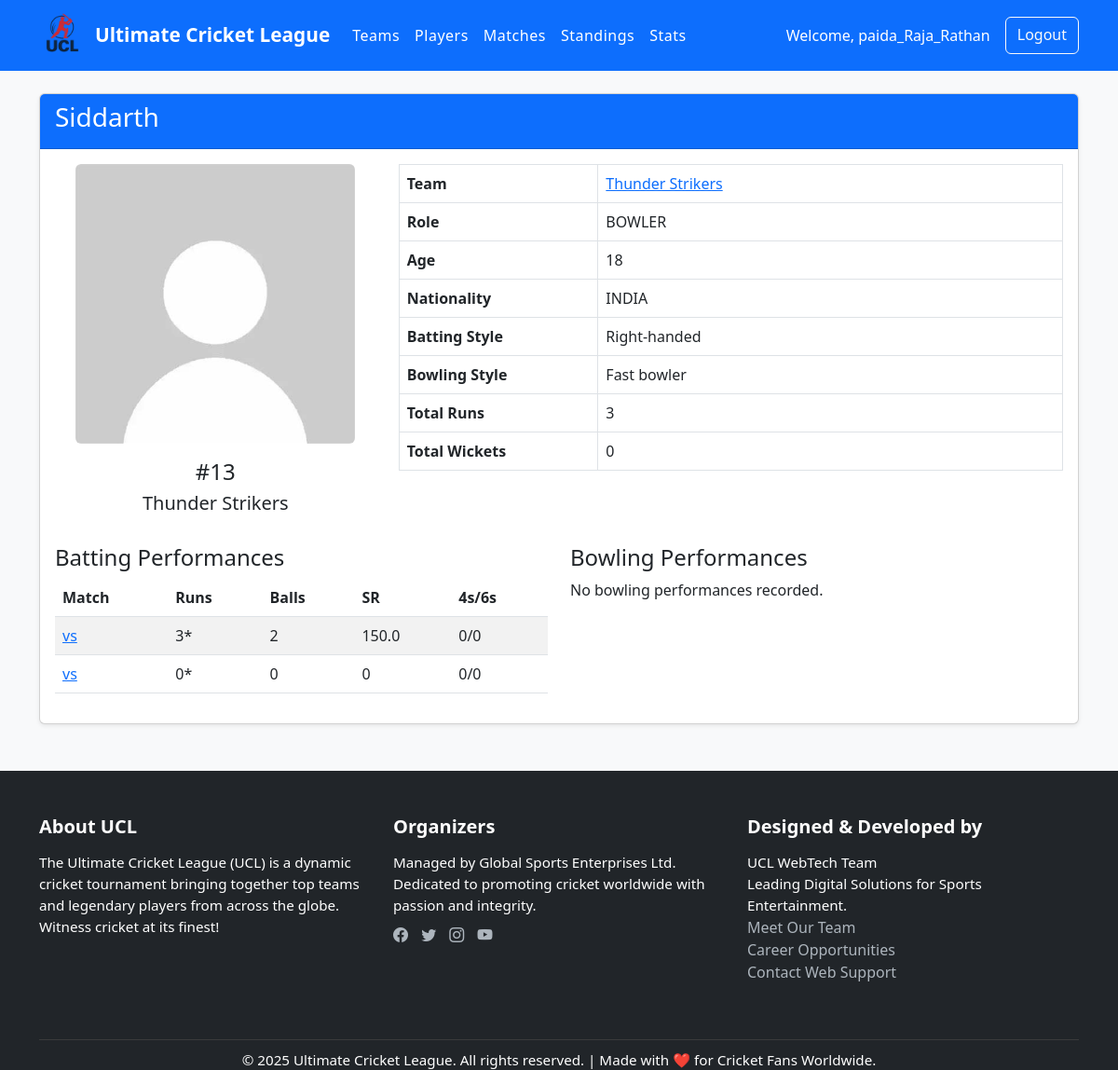
/players/7/ (signed in), run on the app's committed database.
### tournament/models.py (models this page shows, shortened)
class Player(models.Model):
    BATTING_STYLE = [
        ('Right', 'Right-handed'),
        ('Left', 'Left-handed'),
    ]
    BOWLING_STYLE = [
        ('Fast', 'Fast bowler'),
        ('Medium', 'Medium pace'),
        ('Spin', 'Spin bowler'),
        ('NA', 'Not a bowler'),
    ]
    name = models.CharField(max_length=100)
    team = models.ForeignKey(Team, on_delete=models.CASCADE, related_name='players')
    age = models.PositiveIntegerField()
    nationality = models.CharField(max_length=100)
    batting_style = models.CharField(max_length=10, choices=BATTING_STYLE)
    bowling_style = models.CharField(max_length=10, choices=BOWLING_STYLE)
    role = models.CharField(max_length=50)
    photo = models.ImageField(upload_to='player_photos/', null=True, blank=True)
    jersey_number = models.PositiveIntegerField()
    total_runs = models.PositiveIntegerField(default=0)
    total_balls_faced = models.PositiveIntegerField(default=0)
    total_fours = models.PositiveIntegerField(default=0)
    total_sixes = models.PositiveIntegerField(default=0)
    highest_score = models.PositiveIntegerField(default=0)
    fifties = models.PositiveIntegerField(default=0)
    centuries = models.PositiveIntegerField(default=0)
    total_wickets = models.PositiveIntegerField(default=0)
    total_overs_bowled = models.DecimalField(max_digits=5, decimal_places=1, default=0)
    total_runs_conceded = models.PositiveIntegerField(default=0)
    best_bowling_wickets = models.PositiveIntegerField(default=0)
    best_bowling_runs = models.PositiveIntegerField(default=0)
    total_catches = models.PositiveIntegerField(default=0)
    total_stumpings = models.PositiveIntegerField(default=0)
    total_run_outs = models.PositiveIntegerField(default=0)
    out = models.BooleanField(default=False)
    wicket_type = models.CharField(max_length=20, blank=True, null=True)
    @property
    def total_runs(self):
        return sum(performance.runs for performance in self.batting_performances.all())
    @property
    def total_wickets(self):
        return sum(performance.wickets for performance in self.bowling_performances.all())

class Team(models.Model):
    name = models.CharField(max_length=100, unique=True)
    short_name = models.CharField(max_length=3, blank=True)
    logo = models.ImageField(upload_to='team_logos/', null=True, blank=True)
    home_ground = models.CharField(max_length=100)
    captain = models.ForeignKey('Player', on_delete=models.SET_NULL, null=True, blank=True, related_name='captain_of')
    coach = models.CharField(max_length=100)
    founded = models.PositiveIntegerField()
    public = models.BooleanField(default=True)
    manager = models.ForeignKey(User, on_delete=models.CASCADE, related_name='managed_teams', null=True, blank=True)
    matches_played = models.PositiveIntegerField(default=0)
    wins = models.PositiveIntegerField(default=0)
    losses = models.PositiveIntegerField(default=0)
    draws = models.PositiveIntegerField(default=0)
    points = models.PositiveIntegerField(default=0)  # Added concrete points field
    total_matches = models.IntegerField(default=0)
    wins = models.IntegerField(default=0)
    losses = models.IntegerField(default=0)
    draws = models.IntegerField(default=0)
    points = models.IntegerField(default=0)

class BattingPerformance(models.Model):
    player = models.ForeignKey(Player, on_delete=models.CASCADE, related_name='batting_performances')
    match = models.ForeignKey(Match, on_delete=models.CASCADE, related_name='batting_performances')
    runs = models.PositiveIntegerField(default=0)
    balls_faced = models.PositiveIntegerField(default=0)
    fours = models.PositiveIntegerField(default=0)
    sixes = models.PositiveIntegerField(default=0)
    not_out = models.BooleanField(default=False)
    innings = models.PositiveIntegerField(default=1)
    bowler = models.ForeignKey(Player, on_delete=models.SET_NULL, null=True, blank=True, related_name='bowling_dismissals')
    @property
    def strike_rate(self):
        if self.balls_faced > 0:
            return (self.runs / self.balls_faced) * 100
        return 0

### tournament/views.py (the view)
# urls.py: path('players/<int:player_id>/', views.player_detail, name='player_detail'),
@login_required
def player_detail(request, player_id):
    player = get_object_or_404(Player, pk=player_id)
    batting_performances = player.batting_performances.all().order_by('-match__date')
    bowling_performances = player.bowling_performances.all().order_by('-match__date')
    context = {
        'player': player,
        'batting_performances': batting_performances,
        'bowling_performances': bowling_performances,
    }
    return render(request, 'tournament/player_detail.html', context)

### tournament/templates/tournament/player_detail.html (shortened to what this page needs)
{% extends 'tournament/base.html' %}
{% load humanize %}
{% load static%}
{% block content %}
    <div class="card mb-4">
        <div class="card-header bg-primary text-white">
            <h3>{{ player.name }}</h3>
        </div>
        <div class="card-body">
            <div class="row">
                <div class="col-md-4 text-center">
                    {% if player.photo %}
                        <img src="{{ player.photo.url }}" alt="{{ player.name }}" class="img-fluid rounded mb-3" style="max-height: 300px;">
                    {% endif %}
                    <h4>#{{ player.jersey_number }}</h4>
                    <h5>{{ player.team.name }}</h5>
                </div>
                <div class="col-md-8">
                    <table class="table table-bordered">
                        <tr>
                            <th width="30%">Team</th>
                            <td><a href="{% url 'team_detail' player.team.id %}">{{ player.team.name }}</a></td>
                        </tr>
                        <tr>
                            <th>Role</th>
                            <td>{{ player.role }}</td>
                        </tr>
                        <tr>
                            <th>Age</th>
                            <td>{{ player.age }}</td>
                        </tr>
                        <tr>
                            <th>Nationality</th>
                            <td>{{ player.nationality }}</td>
                        </tr>
                        <tr>
                            <th>Batting Style</th>
                            <td>{{ player.get_batting_style_display }}</td>
                        </tr>
                        <tr>
                            <th>Bowling Style</th>
                            <td>{{ player.get_bowling_style_display }}</td>
                        </tr>
                        <tr>
                            <th>Total Runs</th>
                            <td>{{ player.total_runs }}</td>
                        </tr>
                        <tr>
                            <th>Total Wickets</th>
                            <td>{{ player.total_wickets }}</td>
                        </tr>
                    </table>
                </div>
            </div>
            <div class="row mt-4">
                <div class="col-md-6">
                    <h4>Batting Performances</h4>
                    {% if batting_performances %}
                        <div class="table-responsive">
                            <table class="table table-striped">
                                <thead>
                                    <tr>
                                        <th>Match</th>
                                        <th>Runs</th>
                                        <th>Balls</th>
                                        <th>SR</th>
                                        <th>4s/6s</th>
                                    </tr>
                                </thead>
                                <tbody>
                                    {% for performance in batting_performances %}
                                        <tr>
                                            <td>
                                                <a href="{% url 'match_detail' performance.match.id %}">
                                                    vs {{ performance.match.get_opponent_team.name }}
                                                </a>
                                            </td>
                                            <td>{{ performance.runs }}{% if performance.not_out %}*{% endif %}</td>
                                            <td>{{ performance.balls_faced }}</td>
                                            <td>{{ performance.strike_rate }}</td>
                                            <td>{{ performance.fours }}/{{ performance.sixes }}</td>
                                        </tr>
                                    {% endfor %}
                                </tbody>
                            </table>
                        </div>
                    {% else %}
                        <p>No batting performances recorded.</p>
                    {% endif %}
                </div>
                <div class="col-md-6">
                    <h4>Bowling Performances</h4>
                    {% if bowling_performances %}
                        <div class="table-responsive">
                            <table class="table table-striped">
                                <thead>
                                    <tr>
                                        <th>Match</th>
                                        <th>Overs</th>
                                        <th>Wickets</th>
                                        <th>Runs</th>
                                        <th>Econ</th>
                                    </tr>
                                </thead>
                                <tbody>
                                    {% for performance in bowling_performances %}
                                        <tr>
                                            <td>
                                                <a href="{% url 'match_detail' performance.match.id %}">
                                                    vs {{ performance.match.get_opponent_team.name }}
                                                </a>
                                            </td>
                                            <td>{{ performance.overs }}</td>
                                            <td>{{ performance.wickets }}</td>
                                            <td>{{ performance.runs_conceded }}</td>
                                            <td>{{ performance.economy }}</td>
                                        </tr>
                                    {% endfor %}
                                </tbody>
                            </table>
                        </div>
                    {% else %}
                        <p>No bowling performances recorded.</p>
                    {% endif %}
                </div>
            </div>
        </div>
    </div>
{% endblock %}

### tournament/templates/tournament/base.html (shortened to what this page needs)
{% load static %}
<!DOCTYPE html>
<html lang="en">
<head>
  <link rel="stylesheet" href="https://cdn.jsdelivr.net/npm/bootstrap@5.3.0/dist/css/bootstrap.min.css">
  <link rel="stylesheet" href="https://cdn.jsdelivr.net/npm/bootstrap-icons@1.10.0/font/bootstrap-icons.css">
  <link rel="stylesheet" href="{% static 'tournament/css/style.css' %}">
</head>
<body style="background-color: #f8f9fa; font-family: 'Segoe UI', Tahoma, Geneva, Verdana, sans-serif;">
  <nav class="navbar navbar-expand-lg navbar-dark bg-primary">
    <div class="container">
        <a class="navbar-brand" href="{% url 'index' %}">
            <img src="{% static 'tournament/images/new_logo.png' %}" alt="UCL Logo">
            <span class="navbar-brand-text">Ultimate Cricket League</span>
          </a>
      <div class="collapse navbar-collapse" id="navbarNav">
        <ul class="navbar-nav me-auto">
          <li class="nav-item"><a class="nav-link" href="{% url 'teams' %}">Teams</a></li>
          <li class="nav-item"><a class="nav-link" href="{% url 'players' %}">Players</a></li>
          <li class="nav-item"><a class="nav-link" href="{% url 'matches' %}">Matches</a></li>
          <li class="nav-item"><a class="nav-link" href="{% url 'standings' %}">Standings</a></li>
          <li class="nav-item"><a class="nav-link" href="{% url 'player_stats' %}">Stats</a></li>
        </ul>
        <div class="d-flex">
          {% if user.is_authenticated %}
            <span class="navbar-text me-3">Welcome, {{ user.username }}</span>
            <a href="{% url 'logout' %}" class="btn btn-outline-light">Logout</a>
          {% else %}
            <a href="{% url 'login' %}" class="btn btn-outline-light me-2">Login</a>
            <a href="{% url 'register' %}" class="btn btn-outline-light">Register</a>
          {% endif %}
        </div>
      </div>
    </div>
  </nav>
  <main class="container my-4">
    {% block content %}{% endblock %}
  </main>
  <footer class="pt-5">
    <div class="container">
      <div class="row">
        <div class="col-md-4 mb-4">
          <h5>About UCL</h5>
          <p>The Ultimate Cricket League (UCL) is a dynamic cricket tournament bringing together top teams and legendary players from across the globe. Witness cricket at its finest!</p>
        </div>
        <div class="col-md-4 mb-4">
          <h5>Organizers</h5>
          <p>Managed by Global Sports Enterprises Ltd.<br>Dedicated to promoting cricket worldwide with passion and integrity.</p>
          <div class="social-icons mt-2">
            <a href="#"><i class="bi bi-facebook"></i></a>
            <a href="#"><i class="bi bi-twitter"></i></a>
            <a href="#"><i class="bi bi-instagram"></i></a>
            <a href="#"><i class="bi bi-youtube"></i></a>
          </div>
        </div>
        <div class="col-md-4 mb-4">
          <h5>Designed & Developed by</h5>
          <p>UCL WebTech Team<br>Leading Digital Solutions for Sports Entertainment.</p>
          <ul class="list-unstyled">
            <li><a href="#">Meet Our Team</a></li>
            <li><a href="#">Career Opportunities</a></li>
            <li><a href="#">Contact Web Support</a></li>
          </ul>
        </div>
      </div>
      <div class="text-center footer-bottom">
        <p>&copy; {% now "Y" %} Ultimate Cricket League. All rights reserved. | Made with ❤️ for Cricket Fans Worldwide.</p>
      </div>
    </div>
  </footer>
</body>
</html>

### tournament/static/tournament/css/style.css (style rules this page uses)
body { background-color: #f8f9fa; font-family: 'Segoe UI', Tahoma, Geneva, Verdana, sans-serif; }
.card { box-shadow: 0 0.125rem 0.25rem rgba(0, 0, 0, 0.075); margin-bottom: 20px; }
.card-header { font-weight: bold; }
.table-responsive { overflow-x: auto; }
.table th { white-space: nowrap; }
.bg-primary { background-color: #0d6efd !important; }
.navbar-brand img { margin-right: 10px; }
footer { margin-top: 50px; }

### tournament/templates/tournament/base.html (style rules this page uses)
.navbar-nav .nav-link { color: white !important; padding: 10px 15px; transition: all 0.3s ease; font-weight: 500; letter-spacing: 0.5px; }
.navbar-brand { font-weight: bold; font-size: 1.3rem; transition: transform 0.3s ease; display: flex; align-items: center; transition: transform 0.3s, opacity 0.3s ease; }
.navbar-brand img { height: 50px; width: auto; margin-right: 10px; transition: all 0.3s ease; }
.navbar-text { color: #ffffff; }
footer { background-color: #212529; color: #ffffff; padding-top: 40px; }
footer h5 { font-weight: bold; margin-bottom: 15px; }
footer a { color: #adb5bd; text-decoration: none; transition: color 0.3s; }
footer p { margin: 0; font-size: 0.95rem; }
.footer-bottom { border-top: 1px solid #3a3b3c; margin-top: 20px; padding-top: 10px; font-size: 0.85rem; }
.social-icons a { color: #adb5bd; margin-right: 10px; transition: color 0.3s; }

### data on the page
Player: name "Siddarth", photo (picture), jersey_number "13", team.name "Thunder Strikers", role "BOWLER", age "18", nationality "INDIA", batting_style "Right-handed", bowling_style "Fast bowler", total_runs "3", total_wickets "0"
BattingPerformance: runs "3", balls_faced "2", strike_rate "150.0", fours "0", sixes "0"
BattingPerformance: runs "0", balls_faced "0", strike_rate "0", fours "0", sixes "0"

### other printed values
{{ user.username }} "paida_Raja_Rathan"
